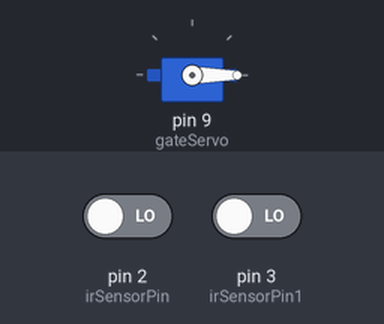
Simulated run of this sketch. Board: Arduino Uno, built with avr-gcc and run on an emulated ATmega328P. Shown: servo. Inputs (shaded band) come from the test bench; at power-on: pin 3 (irSensorPin1) LOW, pin 2 (irSensorPin) LOW.

Above: at 13.8 s.
13.9 s: pin 3 (irSensorPin1) driven HIGH
26.0 s: pin 2 (irSensorPin) driven HIGH
At 28.3 s:
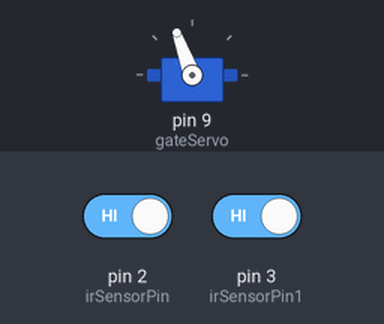
33.3 s: pin 2 (irSensorPin) driven LOW
At 34.2 s:
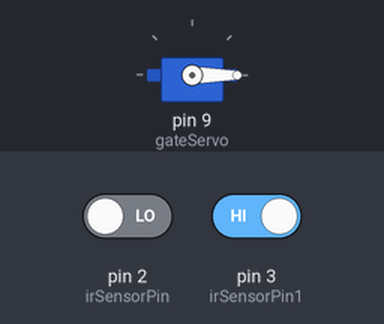
42.3 s: pin 3 (irSensorPin1) driven LOW
Timing chart, 0 to 45.3 s (numbered marks = the images above; inputs shaded):
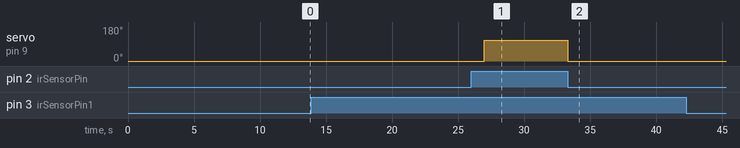

The sketch:

car_toll_gate.ino
```cpp
#include <Servo.h>

Servo gateServo;
const int irSensorPin = 2;   // IR sensor output pin
const int irSensorPin1 = 3 ;
const int servoOpenAngle = 110;  // Servo angle for open position
const int servoCloseAngle = 0;  // Servo angle for close position


void setup() {
  pinMode(irSensorPin, INPUT);
  pinMode(irSensorPin1, INPUT);
  gateServo.attach(9);  // Attach servo to pin 9
}

void loop() {
  int sensorValue = digitalRead(irSensorPin);
  int sensorValue1 = digitalRead(irSensorPin1);
  if (sensorValue == HIGH) {
    // Gate is closed, open it
    gateServo.write(servoOpenAngle);
    delay(0.1);  // Adjust delay as needed
  } else {
    // Gate is open, close it
    gateServo.write(servoCloseAngle);
    delay(2500);  // Adjust delay as needed
  }
  if (sensorValue1 == HIGH) {
    // Gate is closed, open it
    gateServo.write(servoOpenAngle);
    delay(0.1);  // Adjust delay as needed
  } else {
    // Gate is open, close it
    gateServo.write(servoCloseAngle);
    delay(4000);
    }  // Adjust delay as needed


}
```

Measured:
- after the input at 26.0 s, servo on pin 9 (gateServo): 0° → 110° after 1.0 s
- after the input at 33.3 s, servo on pin 9 (gateServo): 110° → 0° at once
